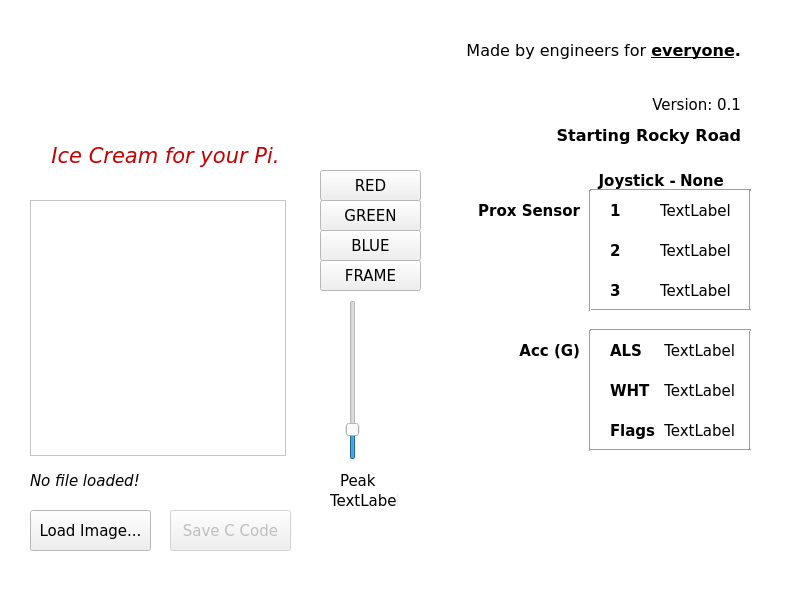
<?xml version="1.0" encoding="UTF-8"?>
<ui version="4.0">
 <class>MainWindow</class>
 <widget class="QMainWindow" name="MainWindow">
  <property name="windowModality">
   <enum>Qt::ApplicationModal</enum>
  </property>
  <property name="geometry">
   <rect>
    <x>0</x>
    <y>0</y>
    <width>800</width>
    <height>600</height>
   </rect>
  </property>
  <property name="minimumSize">
   <size>
    <width>800</width>
    <height>600</height>
   </size>
  </property>
  <property name="maximumSize">
   <size>
    <width>800</width>
    <height>600</height>
   </size>
  </property>
  <property name="baseSize">
   <size>
    <width>750</width>
    <height>650</height>
   </size>
  </property>
  <property name="palette">
   <palette>
    <active>
     <colorrole role="Base">
      <brush brushstyle="SolidPattern">
       <color alpha="255">
        <red>255</red>
        <green>255</green>
        <blue>255</blue>
       </color>
      </brush>
     </colorrole>
     <colorrole role="Window">
      <brush brushstyle="SolidPattern">
       <color alpha="255">
        <red>255</red>
        <green>255</green>
        <blue>255</blue>
       </color>
      </brush>
     </colorrole>
    </active>
    <inactive>
     <colorrole role="Base">
      <brush brushstyle="SolidPattern">
       <color alpha="255">
        <red>255</red>
        <green>255</green>
        <blue>255</blue>
       </color>
      </brush>
     </colorrole>
     <colorrole role="Window">
      <brush brushstyle="SolidPattern">
       <color alpha="255">
        <red>255</red>
        <green>255</green>
        <blue>255</blue>
       </color>
      </brush>
     </colorrole>
    </inactive>
    <disabled>
     <colorrole role="Base">
      <brush brushstyle="SolidPattern">
       <color alpha="255">
        <red>255</red>
        <green>255</green>
        <blue>255</blue>
       </color>
      </brush>
     </colorrole>
     <colorrole role="Window">
      <brush brushstyle="SolidPattern">
       <color alpha="255">
        <red>255</red>
        <green>255</green>
        <blue>255</blue>
       </color>
      </brush>
     </colorrole>
    </disabled>
   </palette>
  </property>
  <property name="font">
   <font>
    <family>DejaVu Sans</family>
    <pointsize>11</pointsize>
   </font>
  </property>
  <property name="windowTitle">
   <string>Visionox | VxD - Ice Cream</string>
  </property>
  <property name="windowIcon">
   <iconset resource="RockyRoadRes.qrc">
    <normaloff>:/RockyRoad/Images/Resources/Visionox Logo Favicon.png</normaloff>:/RockyRoad/Images/Resources/Visionox Logo Favicon.png</iconset>
  </property>
  <property name="windowOpacity">
   <double>0.750000000000000</double>
  </property>
  <widget class="QWidget" name="centralWidget">
   <widget class="QPushButton" name="pushButton_LoadImage">
    <property name="enabled">
     <bool>true</bool>
    </property>
    <property name="geometry">
     <rect>
      <x>30</x>
      <y>510</y>
      <width>121</width>
      <height>41</height>
     </rect>
    </property>
    <property name="font">
     <font>
      <family>DejaVu Sans</family>
      <pointsize>11</pointsize>
     </font>
    </property>
    <property name="text">
     <string>Load Image...</string>
    </property>
   </widget>
   <widget class="QLabel" name="label_Filename">
    <property name="geometry">
     <rect>
      <x>30</x>
      <y>470</y>
      <width>251</width>
      <height>21</height>
     </rect>
    </property>
    <property name="font">
     <font>
      <family>DejaVu Sans</family>
      <italic>true</italic>
     </font>
    </property>
    <property name="text">
     <string>No file loaded!</string>
    </property>
    <property name="scaledContents">
     <bool>false</bool>
    </property>
   </widget>
   <widget class="QGraphicsView" name="graphicsView_OLEDImage">
    <property name="geometry">
     <rect>
      <x>30</x>
      <y>200</y>
      <width>256</width>
      <height>256</height>
     </rect>
    </property>
    <property name="backgroundBrush">
     <brush brushstyle="NoBrush">
      <color alpha="255">
       <red>0</red>
       <green>0</green>
       <blue>0</blue>
      </color>
     </brush>
    </property>
   </widget>
   <widget class="QLabel" name="label_Status">
    <property name="geometry">
     <rect>
      <x>420</x>
      <y>120</y>
      <width>321</width>
      <height>31</height>
     </rect>
    </property>
    <property name="font">
     <font>
      <family>DejaVu Sans</family>
      <pointsize>12</pointsize>
      <weight>75</weight>
      <bold>true</bold>
     </font>
    </property>
    <property name="text">
     <string>Starting Rocky Road</string>
    </property>
    <property name="alignment">
     <set>Qt::AlignRight|Qt::AlignTrailing|Qt::AlignVCenter</set>
    </property>
   </widget>
   <widget class="QTextBrowser" name="textBrowser_CHeaderOutput">
    <property name="enabled">
     <bool>true</bool>
    </property>
    <property name="geometry">
     <rect>
      <x>30</x>
      <y>200</y>
      <width>41</width>
      <height>31</height>
     </rect>
    </property>
    <property name="font">
     <font>
      <pointsize>9</pointsize>
     </font>
    </property>
    <property name="lineWrapMode">
     <enum>QTextEdit::NoWrap</enum>
    </property>
   </widget>
   <widget class="QPushButton" name="pushButton_SaveAsCCode">
    <property name="enabled">
     <bool>false</bool>
    </property>
    <property name="geometry">
     <rect>
      <x>170</x>
      <y>510</y>
      <width>121</width>
      <height>41</height>
     </rect>
    </property>
    <property name="font">
     <font>
      <family>DejaVu Sans</family>
      <pointsize>11</pointsize>
     </font>
    </property>
    <property name="text">
     <string>Save C Code</string>
    </property>
   </widget>
   <widget class="QLabel" name="label_JoyStick">
    <property name="geometry">
     <rect>
      <x>680</x>
      <y>170</y>
      <width>71</width>
      <height>21</height>
     </rect>
    </property>
    <property name="font">
     <font>
      <family>DejaVu Sans</family>
      <pointsize>11</pointsize>
      <weight>75</weight>
      <bold>true</bold>
     </font>
    </property>
    <property name="text">
     <string>None</string>
    </property>
    <property name="scaledContents">
     <bool>false</bool>
    </property>
    <property name="alignment">
     <set>Qt::AlignLeading|Qt::AlignLeft|Qt::AlignVCenter</set>
    </property>
   </widget>
   <widget class="QLabel" name="label_2">
    <property name="geometry">
     <rect>
      <x>30</x>
      <y>130</y>
      <width>271</width>
      <height>51</height>
     </rect>
    </property>
    <property name="font">
     <font>
      <family>DejaVu Sans</family>
      <pointsize>19</pointsize>
      <weight>50</weight>
      <italic>true</italic>
      <bold>false</bold>
     </font>
    </property>
    <property name="text">
     <string>&lt;html&gt;&lt;head/&gt;&lt;body&gt;&lt;p align=&quot;center&quot;&gt;&lt;span style=&quot; font-size:16pt; color:#c80000;&quot;&gt;Ice Cream for your Pi.&lt;/span&gt;&lt;/p&gt;&lt;/body&gt;&lt;/html&gt;</string>
    </property>
   </widget>
   <widget class="QLabel" name="label_3">
    <property name="geometry">
     <rect>
      <x>450</x>
      <y>30</y>
      <width>291</width>
      <height>41</height>
     </rect>
    </property>
    <property name="font">
     <font>
      <family>DejaVu Sans</family>
      <pointsize>11</pointsize>
     </font>
    </property>
    <property name="text">
     <string>&lt;html&gt;&lt;head/&gt;&lt;body&gt;&lt;p align=&quot;right&quot;&gt;&lt;span style=&quot; font-size:12pt;&quot;&gt;Made by engineers for &lt;/span&gt;&lt;span style=&quot; font-size:12pt; font-weight:600; text-decoration: underline;&quot;&gt;everyone&lt;/span&gt;&lt;span style=&quot; font-size:12pt; font-weight:600;&quot;&gt;.&lt;/span&gt;&lt;/p&gt;&lt;/body&gt;&lt;/html&gt;</string>
    </property>
    <property name="wordWrap">
     <bool>true</bool>
    </property>
   </widget>
   <widget class="QLabel" name="label_WHITE">
    <property name="geometry">
     <rect>
      <x>660</x>
      <y>380</y>
      <width>75</width>
      <height>21</height>
     </rect>
    </property>
    <property name="maximumSize">
     <size>
      <width>16777215</width>
      <height>16777215</height>
     </size>
    </property>
    <property name="font">
     <font>
      <family>DejaVu Sans</family>
      <pointsize>11</pointsize>
     </font>
    </property>
    <property name="text">
     <string>TextLabel</string>
    </property>
    <property name="alignment">
     <set>Qt::AlignRight|Qt::AlignTrailing|Qt::AlignVCenter</set>
    </property>
   </widget>
   <widget class="QLabel" name="label_ALS">
    <property name="geometry">
     <rect>
      <x>660</x>
      <y>340</y>
      <width>75</width>
      <height>21</height>
     </rect>
    </property>
    <property name="maximumSize">
     <size>
      <width>16777215</width>
      <height>16777215</height>
     </size>
    </property>
    <property name="font">
     <font>
      <family>DejaVu Sans</family>
      <pointsize>11</pointsize>
     </font>
    </property>
    <property name="text">
     <string>TextLabel</string>
    </property>
    <property name="alignment">
     <set>Qt::AlignRight|Qt::AlignTrailing|Qt::AlignVCenter</set>
    </property>
   </widget>
   <widget class="QLabel" name="label_Flags">
    <property name="geometry">
     <rect>
      <x>660</x>
      <y>420</y>
      <width>75</width>
      <height>21</height>
     </rect>
    </property>
    <property name="maximumSize">
     <size>
      <width>16777215</width>
      <height>16777215</height>
     </size>
    </property>
    <property name="font">
     <font>
      <family>DejaVu Sans</family>
      <pointsize>11</pointsize>
     </font>
    </property>
    <property name="text">
     <string>TextLabel</string>
    </property>
    <property name="alignment">
     <set>Qt::AlignRight|Qt::AlignTrailing|Qt::AlignVCenter</set>
    </property>
   </widget>
   <widget class="QLabel" name="label_4">
    <property name="geometry">
     <rect>
      <x>610</x>
      <y>200</y>
      <width>41</width>
      <height>21</height>
     </rect>
    </property>
    <property name="font">
     <font>
      <family>DejaVu Sans</family>
      <pointsize>11</pointsize>
      <weight>75</weight>
      <bold>true</bold>
     </font>
    </property>
    <property name="text">
     <string>1</string>
    </property>
   </widget>
   <widget class="QLabel" name="label_5">
    <property name="geometry">
     <rect>
      <x>610</x>
      <y>240</y>
      <width>41</width>
      <height>21</height>
     </rect>
    </property>
    <property name="font">
     <font>
      <family>DejaVu Sans</family>
      <pointsize>11</pointsize>
      <weight>75</weight>
      <bold>true</bold>
     </font>
    </property>
    <property name="text">
     <string>2</string>
    </property>
   </widget>
   <widget class="QLabel" name="label_6">
    <property name="geometry">
     <rect>
      <x>610</x>
      <y>280</y>
      <width>41</width>
      <height>21</height>
     </rect>
    </property>
    <property name="font">
     <font>
      <family>DejaVu Sans</family>
      <pointsize>11</pointsize>
      <weight>75</weight>
      <bold>true</bold>
     </font>
    </property>
    <property name="text">
     <string>3</string>
    </property>
   </widget>
   <widget class="QLabel" name="label_7">
    <property name="geometry">
     <rect>
      <x>610</x>
      <y>340</y>
      <width>41</width>
      <height>21</height>
     </rect>
    </property>
    <property name="font">
     <font>
      <family>DejaVu Sans</family>
      <pointsize>11</pointsize>
      <weight>75</weight>
      <bold>true</bold>
     </font>
    </property>
    <property name="text">
     <string>ALS</string>
    </property>
   </widget>
   <widget class="QLabel" name="label_8">
    <property name="geometry">
     <rect>
      <x>610</x>
      <y>380</y>
      <width>41</width>
      <height>21</height>
     </rect>
    </property>
    <property name="font">
     <font>
      <family>DejaVu Sans</family>
      <pointsize>11</pointsize>
      <weight>75</weight>
      <bold>true</bold>
     </font>
    </property>
    <property name="text">
     <string>WHT</string>
    </property>
   </widget>
   <widget class="QLabel" name="label_9">
    <property name="geometry">
     <rect>
      <x>610</x>
      <y>420</y>
      <width>51</width>
      <height>21</height>
     </rect>
    </property>
    <property name="font">
     <font>
      <family>DejaVu Sans</family>
      <pointsize>11</pointsize>
      <weight>75</weight>
      <bold>true</bold>
     </font>
    </property>
    <property name="text">
     <string>Flags</string>
    </property>
   </widget>
   <widget class="Line" name="line">
    <property name="geometry">
     <rect>
      <x>590</x>
      <y>180</y>
      <width>161</width>
      <height>20</height>
     </rect>
    </property>
    <property name="font">
     <font>
      <family>DejaVu Sans</family>
      <pointsize>11</pointsize>
     </font>
    </property>
    <property name="orientation">
     <enum>Qt::Horizontal</enum>
    </property>
   </widget>
   <widget class="Line" name="line_2">
    <property name="geometry">
     <rect>
      <x>740</x>
      <y>190</y>
      <width>20</width>
      <height>121</height>
     </rect>
    </property>
    <property name="font">
     <font>
      <family>DejaVu Sans</family>
      <pointsize>11</pointsize>
     </font>
    </property>
    <property name="orientation">
     <enum>Qt::Vertical</enum>
    </property>
   </widget>
   <widget class="Line" name="line_3">
    <property name="geometry">
     <rect>
      <x>590</x>
      <y>300</y>
      <width>161</width>
      <height>20</height>
     </rect>
    </property>
    <property name="font">
     <font>
      <family>DejaVu Sans</family>
      <pointsize>11</pointsize>
     </font>
    </property>
    <property name="orientation">
     <enum>Qt::Horizontal</enum>
    </property>
   </widget>
   <widget class="Line" name="line_4">
    <property name="geometry">
     <rect>
      <x>580</x>
      <y>190</y>
      <width>20</width>
      <height>121</height>
     </rect>
    </property>
    <property name="font">
     <font>
      <family>DejaVu Sans</family>
      <pointsize>11</pointsize>
     </font>
    </property>
    <property name="orientation">
     <enum>Qt::Vertical</enum>
    </property>
   </widget>
   <widget class="Line" name="line_5">
    <property name="geometry">
     <rect>
      <x>740</x>
      <y>330</y>
      <width>20</width>
      <height>121</height>
     </rect>
    </property>
    <property name="font">
     <font>
      <family>DejaVu Sans</family>
      <pointsize>11</pointsize>
     </font>
    </property>
    <property name="orientation">
     <enum>Qt::Vertical</enum>
    </property>
   </widget>
   <widget class="Line" name="line_6">
    <property name="geometry">
     <rect>
      <x>590</x>
      <y>320</y>
      <width>161</width>
      <height>20</height>
     </rect>
    </property>
    <property name="font">
     <font>
      <family>DejaVu Sans</family>
      <pointsize>11</pointsize>
     </font>
    </property>
    <property name="orientation">
     <enum>Qt::Horizontal</enum>
    </property>
   </widget>
   <widget class="Line" name="line_7">
    <property name="geometry">
     <rect>
      <x>580</x>
      <y>330</y>
      <width>20</width>
      <height>121</height>
     </rect>
    </property>
    <property name="font">
     <font>
      <family>DejaVu Sans</family>
      <pointsize>11</pointsize>
     </font>
    </property>
    <property name="orientation">
     <enum>Qt::Vertical</enum>
    </property>
   </widget>
   <widget class="Line" name="line_8">
    <property name="geometry">
     <rect>
      <x>590</x>
      <y>440</y>
      <width>161</width>
      <height>20</height>
     </rect>
    </property>
    <property name="font">
     <font>
      <family>DejaVu Sans</family>
      <pointsize>11</pointsize>
     </font>
    </property>
    <property name="orientation">
     <enum>Qt::Horizontal</enum>
    </property>
   </widget>
   <widget class="QLabel" name="label_10">
    <property name="geometry">
     <rect>
      <x>469</x>
      <y>200</y>
      <width>111</width>
      <height>21</height>
     </rect>
    </property>
    <property name="font">
     <font>
      <family>DejaVu Sans</family>
      <pointsize>11</pointsize>
      <weight>75</weight>
      <bold>true</bold>
     </font>
    </property>
    <property name="text">
     <string>Prox Sensor</string>
    </property>
    <property name="alignment">
     <set>Qt::AlignRight|Qt::AlignTrailing|Qt::AlignVCenter</set>
    </property>
   </widget>
   <widget class="QLabel" name="label_11">
    <property name="geometry">
     <rect>
      <x>480</x>
      <y>340</y>
      <width>100</width>
      <height>21</height>
     </rect>
    </property>
    <property name="font">
     <font>
      <family>DejaVu Sans</family>
      <pointsize>11</pointsize>
      <weight>75</weight>
      <bold>true</bold>
     </font>
    </property>
    <property name="text">
     <string>Acc (G)</string>
    </property>
    <property name="alignment">
     <set>Qt::AlignRight|Qt::AlignTrailing|Qt::AlignVCenter</set>
    </property>
   </widget>
   <widget class="QLabel" name="label_12">
    <property name="geometry">
     <rect>
      <x>460</x>
      <y>90</y>
      <width>281</width>
      <height>31</height>
     </rect>
    </property>
    <property name="font">
     <font>
      <family>DejaVu Sans</family>
      <pointsize>11</pointsize>
     </font>
    </property>
    <property name="text">
     <string>&lt;html&gt;&lt;head/&gt;&lt;body&gt;&lt;p align=&quot;right&quot;&gt;&lt;span style=&quot; font-weight:400;&quot;&gt;Version: 0.1&lt;/span&gt;&lt;/p&gt;&lt;/body&gt;&lt;/html&gt;</string>
    </property>
    <property name="wordWrap">
     <bool>true</bool>
    </property>
   </widget>
   <widget class="QLabel" name="label_18">
    <property name="geometry">
     <rect>
      <x>20</x>
      <y>20</y>
      <width>288</width>
      <height>126</height>
     </rect>
    </property>
    <property name="text">
     <string/>
    </property>
    <property name="pixmap">
     <pixmap resource="RockyRoadRes.qrc">:/RockyRoad/Images/Resources/Rocky Road V1.png</pixmap>
    </property>
    <property name="scaledContents">
     <bool>true</bool>
    </property>
   </widget>
   <widget class="QLabel" name="label">
    <property name="geometry">
     <rect>
      <x>590</x>
      <y>170</y>
      <width>91</width>
      <height>21</height>
     </rect>
    </property>
    <property name="font">
     <font>
      <weight>75</weight>
      <bold>true</bold>
     </font>
    </property>
    <property name="text">
     <string>Joystick - </string>
    </property>
    <property name="alignment">
     <set>Qt::AlignRight|Qt::AlignTrailing|Qt::AlignVCenter</set>
    </property>
   </widget>
   <widget class="QLabel" name="label_Prox1">
    <property name="geometry">
     <rect>
      <x>660</x>
      <y>200</y>
      <width>81</width>
      <height>21</height>
     </rect>
    </property>
    <property name="text">
     <string>TextLabel</string>
    </property>
   </widget>
   <widget class="QLabel" name="label_Prox2">
    <property name="geometry">
     <rect>
      <x>660</x>
      <y>240</y>
      <width>81</width>
      <height>21</height>
     </rect>
    </property>
    <property name="text">
     <string>TextLabel</string>
    </property>
   </widget>
   <widget class="QLabel" name="label_Prox3">
    <property name="geometry">
     <rect>
      <x>660</x>
      <y>280</y>
      <width>81</width>
      <height>21</height>
     </rect>
    </property>
    <property name="text">
     <string>TextLabel</string>
    </property>
   </widget>
   <widget class="QPushButton" name="pushButton">
    <property name="geometry">
     <rect>
      <x>320</x>
      <y>170</y>
      <width>101</width>
      <height>31</height>
     </rect>
    </property>
    <property name="text">
     <string>RED</string>
    </property>
   </widget>
   <widget class="QPushButton" name="pushButton_2">
    <property name="geometry">
     <rect>
      <x>320</x>
      <y>200</y>
      <width>101</width>
      <height>31</height>
     </rect>
    </property>
    <property name="text">
     <string>GREEN</string>
    </property>
   </widget>
   <widget class="QPushButton" name="pushButton_3">
    <property name="geometry">
     <rect>
      <x>320</x>
      <y>230</y>
      <width>101</width>
      <height>31</height>
     </rect>
    </property>
    <property name="text">
     <string>BLUE</string>
    </property>
   </widget>
   <widget class="QPushButton" name="pushButton_4">
    <property name="geometry">
     <rect>
      <x>320</x>
      <y>260</y>
      <width>101</width>
      <height>31</height>
     </rect>
    </property>
    <property name="text">
     <string>FRAME</string>
    </property>
   </widget>
   <widget class="QSlider" name="Ipeak">
    <property name="geometry">
     <rect>
      <x>340</x>
      <y>300</y>
      <width>26</width>
      <height>160</height>
     </rect>
    </property>
    <property name="maximum">
     <number>63</number>
    </property>
    <property name="pageStep">
     <number>8</number>
    </property>
    <property name="sliderPosition">
     <number>10</number>
    </property>
    <property name="orientation">
     <enum>Qt::Vertical</enum>
    </property>
   </widget>
   <widget class="QLabel" name="label_19">
    <property name="geometry">
     <rect>
      <x>340</x>
      <y>470</y>
      <width>68</width>
      <height>21</height>
     </rect>
    </property>
    <property name="text">
     <string>Peak</string>
    </property>
   </widget>
   <widget class="QLabel" name="Peak_Current">
    <property name="geometry">
     <rect>
      <x>330</x>
      <y>490</y>
      <width>68</width>
      <height>21</height>
     </rect>
    </property>
    <property name="text">
     <string>TextLabel</string>
    </property>
   </widget>
   <zorder>pushButton_LoadImage</zorder>
   <zorder>label_Filename</zorder>
   <zorder>label_Status</zorder>
   <zorder>textBrowser_CHeaderOutput</zorder>
   <zorder>pushButton_SaveAsCCode</zorder>
   <zorder>label_JoyStick</zorder>
   <zorder>graphicsView_OLEDImage</zorder>
   <zorder>label_2</zorder>
   <zorder>label_3</zorder>
   <zorder>label_WHITE</zorder>
   <zorder>label_ALS</zorder>
   <zorder>label_Flags</zorder>
   <zorder>label_4</zorder>
   <zorder>label_5</zorder>
   <zorder>label_6</zorder>
   <zorder>label_7</zorder>
   <zorder>label_8</zorder>
   <zorder>label_9</zorder>
   <zorder>line</zorder>
   <zorder>line_2</zorder>
   <zorder>line_3</zorder>
   <zorder>line_4</zorder>
   <zorder>line_5</zorder>
   <zorder>line_6</zorder>
   <zorder>line_7</zorder>
   <zorder>line_8</zorder>
   <zorder>label_10</zorder>
   <zorder>label_11</zorder>
   <zorder>label_12</zorder>
   <zorder>label_18</zorder>
   <zorder>label</zorder>
   <zorder>label_Prox1</zorder>
   <zorder>label_Prox2</zorder>
   <zorder>label_Prox3</zorder>
   <zorder>pushButton</zorder>
   <zorder>pushButton_2</zorder>
   <zorder>pushButton_3</zorder>
   <zorder>pushButton_4</zorder>
   <zorder>Ipeak</zorder>
   <zorder>label_19</zorder>
   <zorder>Peak_Current</zorder>
  </widget>
 </widget>
 <layoutdefault spacing="6" margin="11"/>
 <resources>
  <include location="RockyRoadRes.qrc"/>
 </resources>
 <connections/>
 <designerdata>
  <property name="gridDeltaX">
   <number>10</number>
  </property>
  <property name="gridDeltaY">
   <number>10</number>
  </property>
  <property name="gridSnapX">
   <bool>true</bool>
  </property>
  <property name="gridSnapY">
   <bool>true</bool>
  </property>
  <property name="gridVisible">
   <bool>true</bool>
  </property>
 </designerdata>
</ui>
